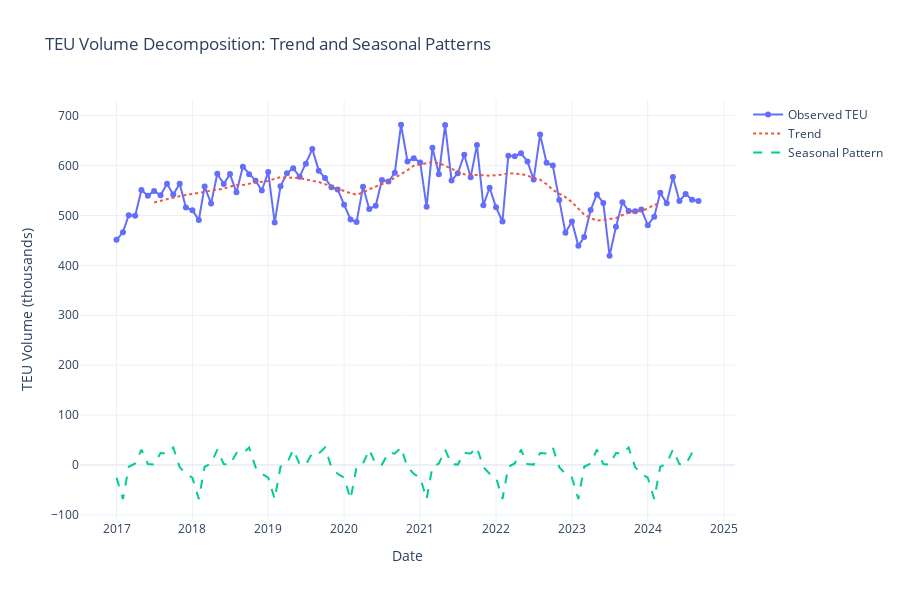

Notebook source saved alongside this figure:
### Markdown cell above
## 1. Seasonal Analysis

Let's analyze seasonal patterns in TEU volumes and Marine trade values:

### Code cell
# Extract TEU series (container port totals)
teu_series = df[df['mode'] == 'TEU'].copy()
teu_series = teu_series.set_index('REF_DATE')['VALUE'].sort_index()

# Perform seasonal decomposition
decomposition = seasonal_decompose(teu_series, period=12)

# Create subplots for the decomposition
fig = go.Figure()

# Original series
fig.add_trace(go.Scatter(x=teu_series.index, y=teu_series.values,
                        mode='lines+markers', name='Observed TEU'))

# Trend
fig.add_trace(go.Scatter(x=teu_series.index, y=decomposition.trend,
                        mode='lines', name='Trend', line=dict(dash='dot')))

# Seasonal pattern
fig.add_trace(go.Scatter(x=teu_series.index, y=decomposition.seasonal,
                        mode='lines', name='Seasonal Pattern',
                        line=dict(dash='dash')))

fig.update_layout(
    title='TEU Volume Decomposition: Trend and Seasonal Patterns',
    xaxis_title='Date',
    yaxis_title='TEU Volume (thousands)',
    height=600,
    template='plotly_white',
    showlegend=True
)

# Save the plot to HTML
fig.write_html(os.path.join(plots_dir, 'teu_decomposition.html'))
print("Saved TEU decomposition plot to plots/teu_decomposition.html")

fig.show()

# Calculate and display key metrics
print("\nSeasonal Pattern Strength:")
seasonal_strength = abs(decomposition.seasonal).mean()
print(f"Average seasonal effect: {seasonal_strength:.1f} thousand TEUs")

print("\nPeak/Trough Analysis:")
monthly_avg = pd.Series(decomposition.seasonal).groupby(lambda x: x.month).mean()
peak_month = monthly_avg.idxmax()
trough_month = monthly_avg.idxmin()
print(f"Peak month: {pd.Timestamp(year=2000, month=peak_month, day=1):%B} (+{monthly_avg[peak_month]:.1f}k TEUs)")
print(f"Trough month: {pd.Timestamp(year=2000, month=trough_month, day=1):%B} ({monthly_avg[trough_month]:.1f}k TEUs)")
